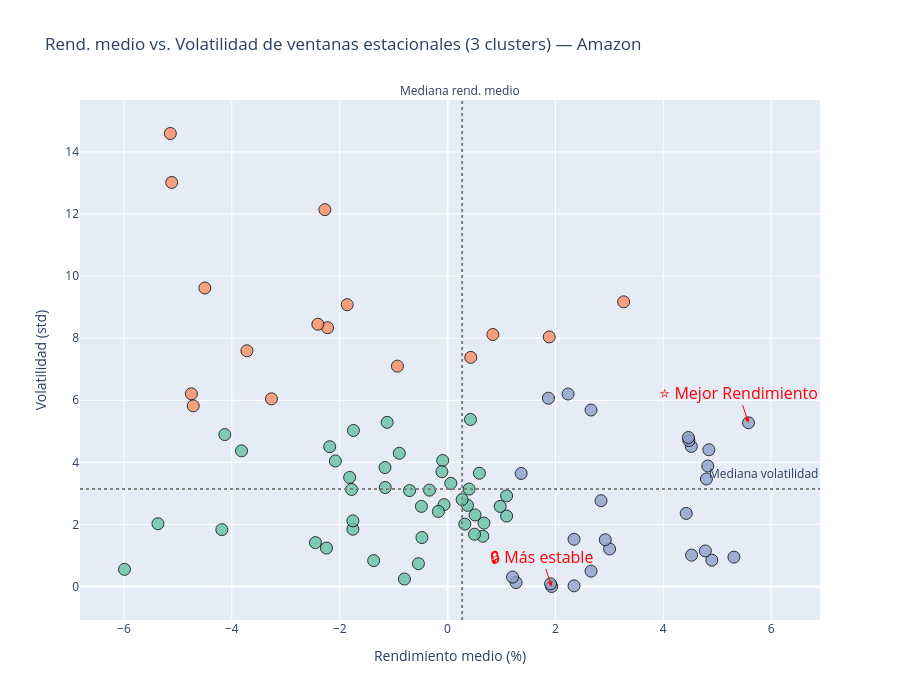

The cell this chart's notebook holds for it:
### Code cell
# --- Detectar columna de volatilidad automáticamente ---
col_std = [c for c in df_final.columns if "std" in c.lower()][0]

# --- Copia del DF ---
df_scatter = df_final.copy()

# --- LIMPIEZA CRÍTICA: eliminar inf, -inf y NaN ---
df_scatter = df_scatter.replace([np.inf, -np.inf], np.nan)
df_scatter = df_scatter.dropna(subset=["media_validacion", col_std])

# --- Resetear índice para evitar desalineaciones ---
df_scatter = df_scatter.reset_index(drop=True)

# --- Preparar datos para clustering ---
df_cluster = df_scatter[["media_validacion", col_std]]

# Si hay menos de 3 puntos válidos, no se puede hacer clustering
if len(df_cluster) >= 3:
    kmeans = KMeans(n_clusters=3, random_state=0)
    clusters = kmeans.fit_predict(df_cluster)
    df_scatter["cluster"] = clusters
else:
    df_scatter["cluster"] = 0  # un solo cluster si no hay suficientes puntos

# Paleta de colores para clusters
palette = px.colors.qualitative.Set2

# --- Crear figura ---
fig = go.Figure()

fig.add_trace(
    go.Scatter(
        x=df_scatter["media_validacion"],
        y=df_scatter[col_std],
        mode="markers",
        marker=dict(
            size=12,
            opacity=0.8,
            color=[palette[int(c)] for c in df_scatter["cluster"]],
            line=dict(width=1, color="black")
        ),
        text=df_scatter["md_inicio"] + " → " + df_scatter["md_fin"],
        hovertemplate="<b>%{text}</b><br>Media: %{x:.2f}%<br>Volatilidad: %{y:.2f}<extra></extra>"
    )
)

# --- Líneas de referencia ---
fig.add_hline(
    y=df_scatter[col_std].median(),
    line_dash="dot",
    line_color="gray",
    annotation_text="Mediana volatilidad",
    annotation_position="top right",
    annotation_yshift=5
)

fig.add_vline(
    x=df_scatter["media_validacion"].median(),
    line_dash="dot",
    line_color="gray",
    annotation_text="Mediana rend. medio",
    # annotation_text="Mediana media",
    annotation_position="top left",
    annotation_yshift=20,
    annotation_xshift=60
)

# --- Anotaciones ---
best_idx = df_scatter["media_validacion"].idxmax()
fig.add_annotation(
    x=df_scatter.loc[best_idx, "media_validacion"],
    y=df_scatter.loc[best_idx, col_std],
    text="⭐ Mejor Rendimiento",
    showarrow=True,
    arrowhead=2,
    font=dict(color="red", size=16),
    arrowcolor="red"
)

stable_idx = df_scatter[col_std].idxmin()
fig.add_annotation(
    x=df_scatter.loc[stable_idx, "media_validacion"],
    y=df_scatter.loc[stable_idx, col_std],
    text="🔒 Más estable",
    showarrow=True,
    arrowhead=2,
    font=dict(color="red", size=16),
    arrowcolor="red"
)

# --- Layout ---
fig.update_layout(
    title=f"Rend. medio vs. Volatilidad de ventanas estacionales (3 clusters) — {name}",
    xaxis_title="Rendimiento medio (%)",
    yaxis_title="Volatilidad (std)",
    height=700,
    width=900,
    xaxis=dict(showgrid=True),
    yaxis=dict(showgrid=True),
)

fig.show()
# st.plotly_chart(fig, width="stretch")

### Figure 1 — Plotly figure (JSON) as saved in the notebook; plotly's stock layout.template omitted (floating-point values rounded to 4 significant figures)
{"data": [{"hovertemplate": "<b>%{text}</b><br>Media: %{x:.2f}%<br>Volatilidad: %{y:.2f}<extra></extra>", "marker": {"color": ["rgb(141,160,203)", "rgb(141,160,203)", "rgb(141,160,203)", "rgb(141,160,203)", "rgb(141,160,203)", "rgb(141,160,203)", "rgb(141,160,203)", "rgb(141,160,203)", "rgb(141,160,203)", "rgb(141,160,203)", "rgb(141,160,203)", "rgb(141,160,203)", "rgb(252,141,98)", "rgb(141,160,203)", "rgb(141,160,203)", "rgb(141,160,203)", "rgb(141,160,203)", "rgb(141,160,203)", "rgb(141,160,203)", "rgb(141,160,203)", "rgb(141,160,203)", "rgb(141,160,203)", "rgb(141,160,203)", "rgb(252,141,98)", "rgb(141,160,203)", "rgb(141,160,203)", "rgb(141,160,203)", "rgb(141,160,203)", "rgb(102,194,165)", "rgb(102,194,165)", "rgb(102,194,165)", "rgb(252,141,98)", "rgb(102,194,165)", "rgb(102,194,165)", "rgb(102,194,165)", "rgb(102,194,165)", "rgb(102,194,165)", "rgb(252,141,98)", "rgb(102,194,165)", "rgb(102,194,165)", "rgb(102,194,165)", "rgb(102,194,165)", "rgb(102,194,165)", "rgb(102,194,165)", "rgb(102,194,165)", "rgb(102,194,165)", "rgb(102,194,165)", "rgb(102,194,165)", "rgb(102,194,165)", "rgb(102,194,165)", "rgb(102,194,165)", "rgb(102,194,165)", "rgb(102,194,165)", "rgb(102,194,165)", "rgb(102,194,165)", "rgb(252,141,98)", "rgb(102,194,165)", "rgb(102,194,165)", "rgb(102,194,165)", "rgb(102,194,165)", "rgb(102,194,165)", "rgb(102,194,165)", "rgb(102,194,165)", "rgb(102,194,165)", "rgb(102,194,165)", "rgb(252,141,98)", "rgb(102,194,165)", "rgb(102,194,165)", "rgb(252,141,98)", "rgb(102,194,165)", "rgb(252,141,98)", "rgb(252,141,98)", "rgb(102,194,165)", "rgb(252,141,98)", "rgb(252,141,98)", "rgb(102,194,165)", "rgb(102,194,165)", "rgb(102,194,165)", "rgb(252,141,98)", "rgb(252,141,98)", "rgb(252,141,98)", "rgb(252,141,98)", "rgb(252,141,98)", "rgb(102,194,165)", "rgb(102,194,165)"], "line": {"color": "black", "width": 1}, "opacity": 0.8, "size": 12}, "mode": "markers", "text": ["05-23 → 06-11", "06-26 → 07-16", "11-19 → 12-03", "05-22 → 06-11", "08-28 → 09-17", "04-22 → 04-30", "05-28 → 06-11", "09-03 → 09-17", "04-25 → 04-27", "11-21 → 11-29", "08-29 → 09-17", "06-24 → 07-13", "04-04 → 04-23", "11-25 → 11-27", "11-26 → 12-02", "05-30 → 06-19", "08-21 → 09-10", "11-18 → 12-03", "08-27 → 09-11", "08-12 → 08-14", "08-22 → 09-10", "08-26 → 09-11", "11-20 → 11-27", "05-09 → 05-29", "09-09 → 09-14", "05-21 → 06-05", "06-03 → 06-05", "09-05 → 09-10", "10-28 → 10-30", "08-14 → 09-03", "07-02 → 07-16", "04-09 → 04-23", "10-02 → 10-22", "11-04 → 11-06", "10-03 → 10-23", "03-04 → 03-06", "04-23 → 04-30", "04-11 → 04-26", "04-17 → 04-23", "04-16 → 04-24", "08-19 → 09-05", "07-01 → 07-17", "06-13 → 06-19", "05-20 → 06-05", "08-20 → 09-04", "03-19 → 04-02", "04-10 → 04-26", "06-27 → 07-17", "03-18 → 04-02", "02-07 → 02-15", "09-30 → 10-09", "07-08 → 07-10", "07-18 → 07-23", "06-10 → 06-19", "01-02 → 01-04", "04-03 → 04-09", "04-08 → 04-26", "09-23 → 09-25", "03-21 → 04-10", "11-14 → 12-01", "03-13 → 04-02", "05-16 → 05-28", "05-15 → 05-28", "11-13 → 12-03", "07-03 → 07-17", "04-02 → 04-09", "03-14 → 04-02", "07-15 → 07-23", "07-09 → 07-24", "05-14 → 05-30", "03-20 → 04-09", "04-01 → 04-09", "02-05 → 02-13", "07-11 → 07-20", "11-05 → 11-25", "11-11 → 11-27", "11-12 → 11-27", "05-13 → 06-01", "03-28 → 04-17", "03-26 → 04-02", "11-06 → 11-25", "03-27 → 04-09", "03-25 → 04-09", "11-07 → 11-25", "04-15 → 04-22"], "type": "scatter", "x": [5.58, 5.31, 4.9, 4.845, 4.825, 4.8, 4.78, 4.525, 4.52, 4.475, 4.465, 4.425, 3.265, 3.005, 2.925, 2.845, 2.66, 2.66, 2.345, 2.345, 2.235, 1.93, 1.91, 1.885, 1.87, 1.365, 1.27, 1.205, 1.095, 1.095, 0.975, 0.84, 0.675, 0.655, 0.59, 0.51, 0.5, 0.43, 0.425, 0.4, 0.37, 0.32, 0.27, 0.06, -0.065, -0.09, -0.105, -0.17, -0.335, -0.475, -0.485, -0.54, -0.705, -0.8, -0.895, -0.93, -1.12, -1.155, -1.16, -1.37, -1.745, -1.755, -1.755, -1.78, -1.815, -1.86, -2.08, -2.185, -2.225, -2.245, -2.275, -2.405, -2.45, -3.265, -3.72, -3.82, -4.13, -4.185, -4.5, -4.715, -4.75, -5.115, -5.14, -5.37, -5.99], "y": [5.275, 0.9475, 0.8485, 4.405, 3.882, 3.465, 1.146, 1.011, 4.511, 4.702, 4.801, 2.355, 9.171, 1.209, 1.506, 2.765, 5.685, 0.495, 1.52, 0.02121, 6.201, 0, 0.08485, 8.04, 6.067, 3.642, 0.1273, 0.3041, 2.27, 2.92, 2.581, 8.118, 2.044, 1.619, 3.649, 2.305, 1.683, 7.382, 5.381, 3.14, 2.616, 2.008, 2.8, 3.323, 2.638, 4.059, 3.698, 2.418, 3.104, 1.577, 2.581, 0.7354, 3.09, 0.2404, 4.292, 7.099, 5.289, 3.189, 3.833, 0.8344, 5.028, 1.846, 2.114, 3.125, 3.514, 9.079, 4.045, 4.504, 8.337, 1.237, 12.14, 8.45, 1.414, 6.046, 7.594, 4.37, 4.893, 1.831, 9.617, 5.819, 6.208, 13.02, 14.59, 2.022, 0.5515]}], "layout": {"annotations": [{"showarrow": false, "text": "Mediana volatilidad", "x": 1, "xanchor": "right", "xref": "x domain", "y": 3.14, "yanchor": "bottom", "yref": "y", "yshift": 5}, {"showarrow": false, "text": "Mediana rend. medio", "x": 0.27, "xanchor": "right", "xref": "x", "xshift": 60, "y": 1, "yanchor": "top", "yref": "y domain", "yshift": 20}, {"arrowcolor": "red", "arrowhead": 2, "font": {"color": "red", "size": 16}, "showarrow": true, "text": "⭐ Mejor Rendimiento", "x": 5.58, "y": 5.275}, {"arrowcolor": "red", "arrowhead": 2, "font": {"color": "red", "size": 16}, "showarrow": true, "text": "🔒 Más estable", "x": 1.93, "y": 0}], "height": 700, "shapes": [{"line": {"color": "gray", "dash": "dot"}, "type": "line", "x0": 0, "x1": 1, "xref": "x domain", "y0": 3.14, "y1": 3.14, "yref": "y"}, {"line": {"color": "gray", "dash": "dot"}, "type": "line", "x0": 0.27, "x1": 0.27, "xref": "x", "y0": 0, "y1": 1, "yref": "y domain"}], "title": {"text": "Rend. medio vs. Volatilidad de ventanas estacionales (3 clusters) — Amazon"}, "width": 900, "xaxis": {"showgrid": true, "title": {"text": "Rendimiento medio (%)"}}, "yaxis": {"showgrid": true, "title": {"text": "Volatilidad (std)"}}}}
